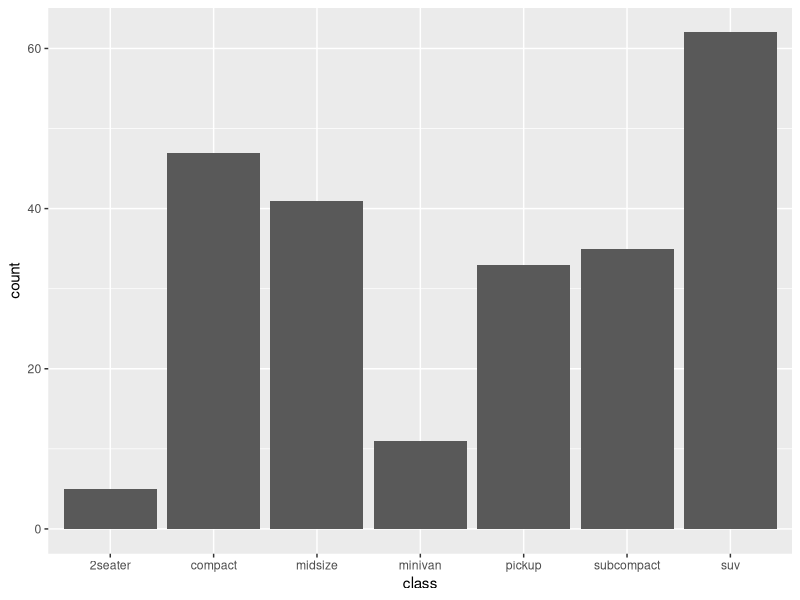
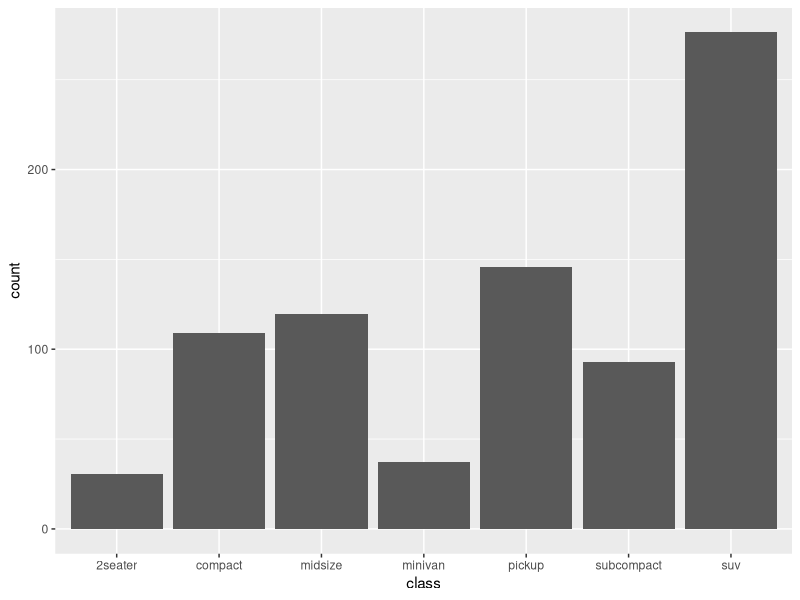
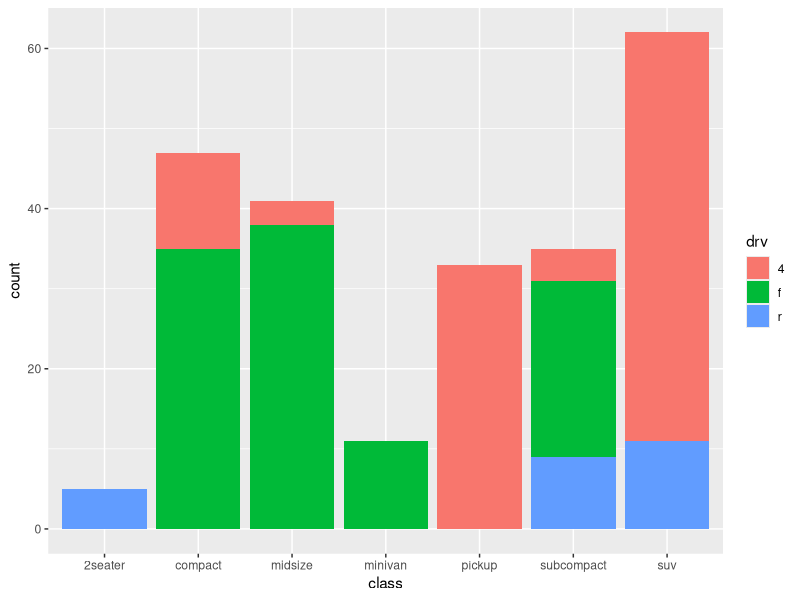
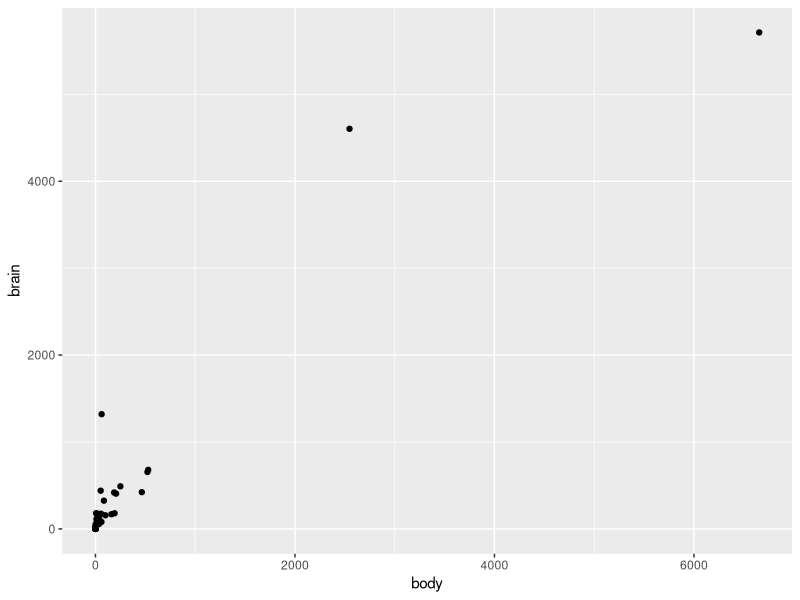
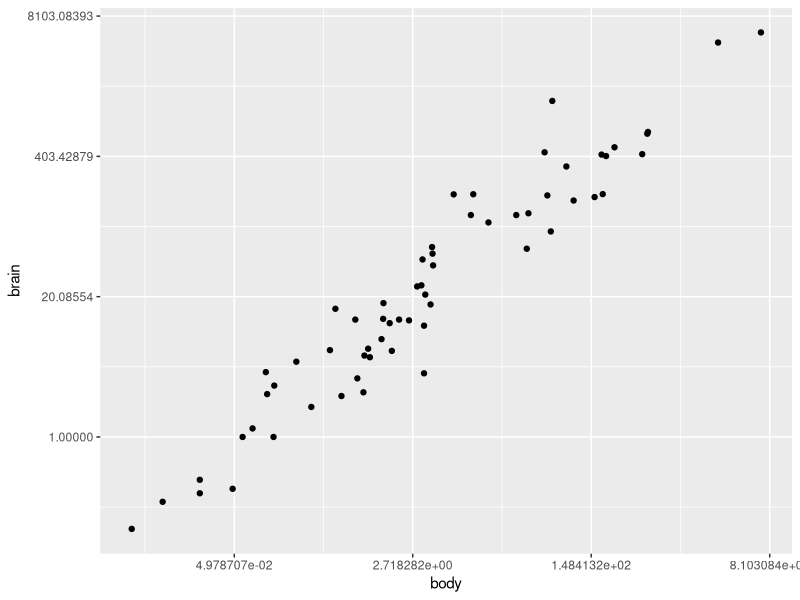
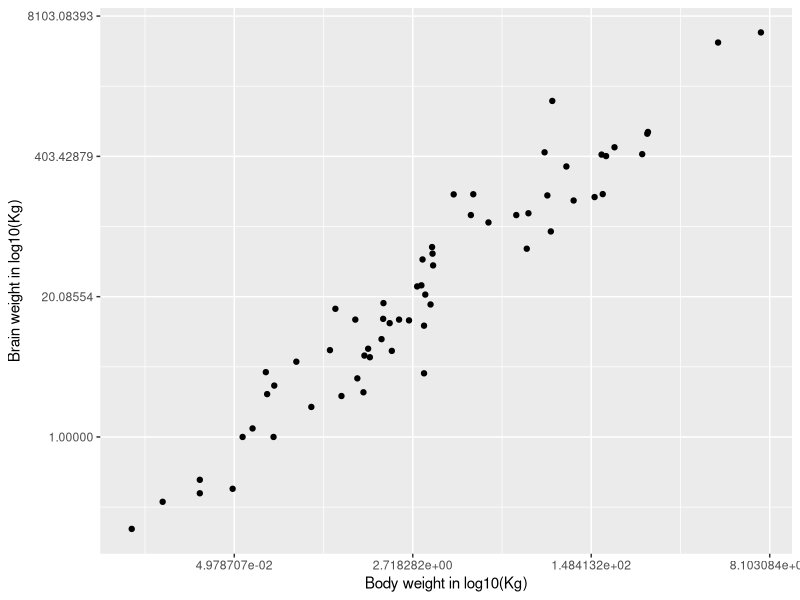
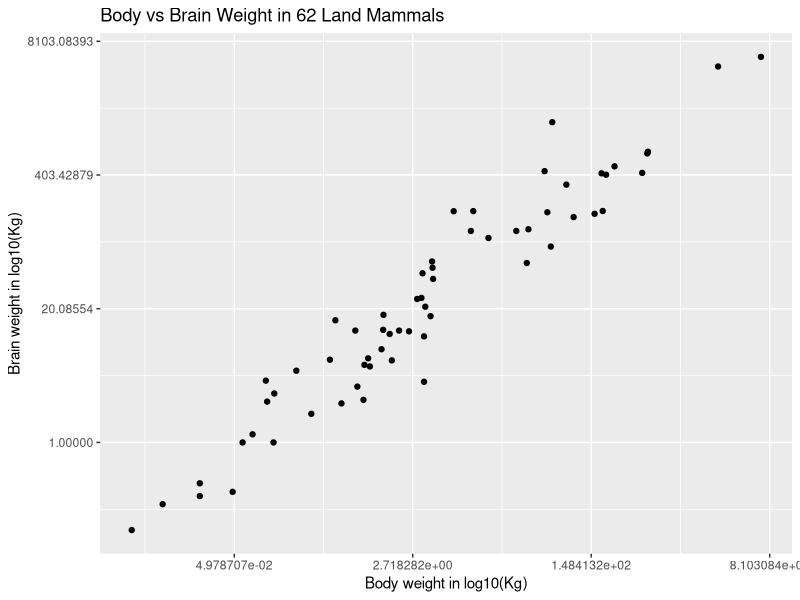
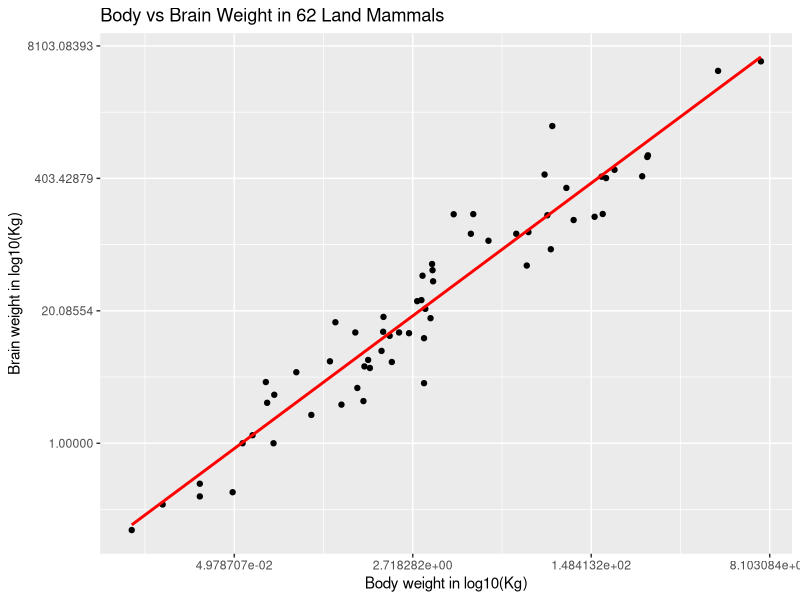

Source code (R) for these figures, in order:
## ---- chunk 1
library(ggplot2)
data(mpg)
str(mpg)
## ---- chunk 2
ggplot(mpg, aes(class)) +
  geom_bar()
## ---- chunk 3
ggplot(mpg, aes(class, weights=displ)) +
  geom_bar()
## ---- chunk 4
ggplot(mpg, aes(class, fill=drv)) +
  geom_bar()
## ---- chunk 5
library(MASS)
data("mammals")
str(mammals)

ggplot(mammals, mapping = aes(x = body, y = brain)) +
  geom_point()
## ---- chunk 6
ggplot(mammals, mapping = aes(x = body, y = brain)) +
  geom_point() +
  scale_x_continuous(trans = 'log') +
  scale_y_continuous(trans = 'log')
## ---- chunk 7
ggplot(mammals, mapping = aes(x = body, y = brain)) +
  geom_point() +
  scale_x_continuous(trans = 'log') +
  scale_y_continuous(trans = 'log') +
  xlab("Body weight in log10(Kg)") +
  ylab("Brain weight in log10(Kg)")
## ---- chunk 8
ggplot(mammals, mapping = aes(x = body, y = brain)) +
  geom_point() +
  scale_x_continuous(trans = 'log') +
  scale_y_continuous(trans = 'log') +
  xlab("Body weight in log10(Kg)") +
  ylab("Brain weight in log10(Kg)") +
  ggtitle("Body vs Brain Weight in 62 Land Mammals")
## ---- chunk 9
ggplot(mammals, mapping = aes(x = body, y = brain)) +
  geom_point() +
  scale_x_continuous(trans = 'log') +
  scale_y_continuous(trans = 'log') +
  xlab("Body weight in log10(Kg)") +
  ylab("Brain weight in log10(Kg)") +
  ggtitle("Body vs Brain Weight in 62 Land Mammals") +
  geom_smooth(color = 'red', method = 'lm', se = FALSE)
## ---- chunk 10
ggplot(mammals, mapping = aes(x = body, y = brain)) +
  geom_point(alpha = 0.6) +
  scale_x_continuous(trans = 'log') +
  scale_y_continuous(trans = 'log') +
  xlab("Body weight in log10(Kg)") +
  ylab("Brain weight in log10(Kg)") +
  ggtitle("Body vs Brain Weight in 62 Land Mammals") +
  geom_smooth(color = 'red', method = 'lm', se = FALSE)
## ---- chunk 11
ggplot(mammals, mapping = aes(x = body, y = brain)) +
  geom_point(alpha = 0.6) +
  scale_x_continuous(trans = 'log') +
  scale_y_continuous(trans = 'log') +
  xlab("Body weight in log10(Kg)") +
  ylab("Brain weight in log10(Kg)") +
  ggtitle("Body vs Brain Weight in 62 Land Mammals") +
  geom_smooth(color = 'red', method = 'lm', se = FALSE) +
  theme_minimal()
## ---- chunk 12
ggsave("C:/Users/supat/dsc2005-01-Data-Sci-R/mammals.jpg", width=7, height=5)
